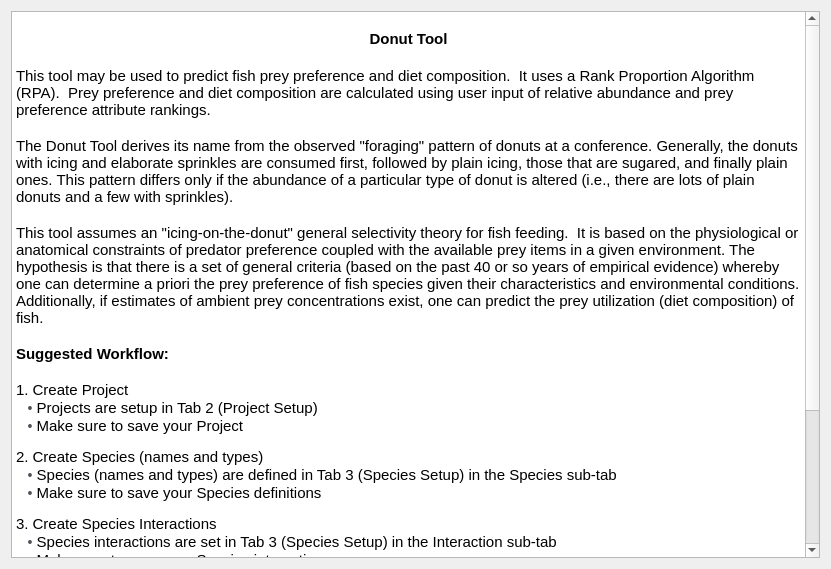
<?xml version="1.0" encoding="UTF-8"?>
<ui version="4.0">
 <class>Form</class>
 <widget class="QWidget" name="Form">
  <property name="geometry">
   <rect>
    <x>0</x>
    <y>0</y>
    <width>831</width>
    <height>569</height>
   </rect>
  </property>
  <property name="sizePolicy">
   <sizepolicy hsizetype="Expanding" vsizetype="Preferred">
    <horstretch>0</horstretch>
    <verstretch>0</verstretch>
   </sizepolicy>
  </property>
  <property name="windowTitle">
   <string>Form</string>
  </property>
  <property name="styleSheet">
   <string notr="true"/>
  </property>
  <layout class="QVBoxLayout" name="verticalLayout">
   <item>
    <widget class="QTextBrowser" name="Setup_Tab1_RequirementsTE">
     <property name="sizePolicy">
      <sizepolicy hsizetype="Expanding" vsizetype="Expanding">
       <horstretch>0</horstretch>
       <verstretch>0</verstretch>
      </sizepolicy>
     </property>
     <property name="toolTip">
      <string>Program setup information.  (Shift-F1 and Click for more details.)</string>
     </property>
     <property name="statusTip">
      <string>Program setup information.  (Shift-F1 and Click for more details.)</string>
     </property>
     <property name="whatsThis">
      <string>&lt;html&gt;&lt;head/&gt;&lt;body&gt;&lt;p align=&quot;center&quot;&gt;&lt;span style=&quot; font-weight:600;&quot;&gt;Donut Tool Setup&lt;/span&gt;&lt;/p&gt;&lt;p&gt;The program is set up by the user entering in both Project data and Species data in the following panels.&lt;/p&gt;&lt;p&gt;A Project File is a file which contains information such as directory and database name for the project.&lt;/p&gt;&lt;p&gt;The Donut Tool saves its data as CSV files on disk. These files are located in the project directory specified by the user. &lt;/p&gt;&lt;/body&gt;&lt;/html&gt;</string>
     </property>
     <property name="styleSheet">
      <string notr="true"/>
     </property>
     <property name="readOnly">
      <bool>true</bool>
     </property>
     <property name="html">
      <string>&lt;!DOCTYPE HTML PUBLIC &quot;-//W3C//DTD HTML 4.0//EN&quot; &quot;http://www.w3.org/TR/REC-html40/strict.dtd&quot;&gt;
&lt;html&gt;&lt;head&gt;&lt;meta name=&quot;qrichtext&quot; content=&quot;1&quot; /&gt;&lt;style type=&quot;text/css&quot;&gt;
p, li { white-space: pre-wrap; }
&lt;/style&gt;&lt;/head&gt;&lt;body style=&quot; font-family:'Noto Sans'; font-size:9pt; font-weight:400; font-style:normal;&quot;&gt;
&lt;p style=&quot;-qt-paragraph-type:empty; margin-top:0px; margin-bottom:0px; margin-left:0px; margin-right:0px; -qt-block-indent:0; text-indent:0px;&quot;&gt;&lt;br /&gt;&lt;/p&gt;
&lt;p align=&quot;center&quot; style=&quot; margin-top:0px; margin-bottom:0px; margin-left:0px; margin-right:0px; -qt-block-indent:0; text-indent:0px;&quot;&gt;&lt;span style=&quot; font-size:11pt; font-weight:600;&quot;&gt;Donut Tool&lt;/span&gt;&lt;/p&gt;
&lt;p align=&quot;center&quot; style=&quot;-qt-paragraph-type:empty; margin-top:0px; margin-bottom:0px; margin-left:0px; margin-right:0px; -qt-block-indent:0; text-indent:0px; font-size:12pt; font-weight:600;&quot;&gt;&lt;br /&gt;&lt;/p&gt;
&lt;p style=&quot; margin-top:0px; margin-bottom:0px; margin-left:0px; margin-right:0px; -qt-block-indent:0; text-indent:0px;&quot;&gt;&lt;span style=&quot; font-size:11pt;&quot;&gt;This tool may be used to predict fish prey preference and diet composition.  It uses a Rank Proportion Algorithm (RPA).  Prey preference and diet composition are calculated using user input of relative abundance and prey preference attribute rankings.&lt;/span&gt;&lt;/p&gt;
&lt;p style=&quot;-qt-paragraph-type:empty; margin-top:0px; margin-bottom:0px; margin-left:0px; margin-right:0px; -qt-block-indent:0; text-indent:0px; font-size:11pt;&quot;&gt;&lt;br /&gt;&lt;/p&gt;
&lt;p style=&quot; margin-top:0px; margin-bottom:0px; margin-left:0px; margin-right:0px; -qt-block-indent:0; text-indent:0px;&quot;&gt;&lt;span style=&quot; font-size:11pt;&quot;&gt;The Donut Tool derives its name from the observed &amp;quot;foraging&amp;quot; pattern of donuts at a conference. Generally, the donuts with icing and elaborate sprinkles are consumed first, followed by plain icing, those that are sugared, and finally plain ones. This pattern differs only if the abundance of a particular type of donut is altered (i.e., there are lots of plain donuts and a few with sprinkles).&lt;/span&gt;&lt;/p&gt;
&lt;p style=&quot;-qt-paragraph-type:empty; margin-top:0px; margin-bottom:0px; margin-left:0px; margin-right:0px; -qt-block-indent:0; text-indent:0px; font-size:11pt;&quot;&gt;&lt;br /&gt;&lt;/p&gt;
&lt;p style=&quot; margin-top:0px; margin-bottom:0px; margin-left:0px; margin-right:0px; -qt-block-indent:0; text-indent:0px;&quot;&gt;&lt;span style=&quot; font-size:11pt;&quot;&gt;This tool assumes an &amp;quot;icing-on-the-donut&amp;quot; general selectivity theory for fish feeding.  It is based on the physiological or anatomical constraints of predator preference coupled with the available prey items in a given environment. The hypothesis is that there is a set of general criteria (based on the past 40 or so years of empirical evidence) whereby one can determine a priori the prey preference of fish species given their characteristics and environmental conditions.  Additionally, if estimates of ambient prey concentrations exist, one can predict the prey utilization (diet composition) of fish.&lt;/span&gt;&lt;/p&gt;
&lt;p style=&quot;-qt-paragraph-type:empty; margin-top:0px; margin-bottom:0px; margin-left:0px; margin-right:0px; -qt-block-indent:0; text-indent:0px; font-size:11pt;&quot;&gt;&lt;br /&gt;&lt;/p&gt;
&lt;p style=&quot; margin-top:0px; margin-bottom:0px; margin-left:0px; margin-right:0px; -qt-block-indent:0; text-indent:0px;&quot;&gt;&lt;span style=&quot; font-size:11pt; font-weight:600;&quot;&gt;Suggested Workflow:&lt;/span&gt;&lt;/p&gt;
&lt;p style=&quot;-qt-paragraph-type:empty; margin-top:0px; margin-bottom:0px; margin-left:0px; margin-right:0px; -qt-block-indent:0; text-indent:0px; font-size:11pt;&quot;&gt;&lt;br /&gt;&lt;/p&gt;
&lt;p style=&quot; margin-top:0px; margin-bottom:0px; margin-left:0px; margin-right:0px; -qt-block-indent:0; text-indent:0px;&quot;&gt;&lt;span style=&quot; font-size:11pt;&quot;&gt;1. Create Project&lt;/span&gt;&lt;/p&gt;
&lt;p style=&quot; margin-top:0px; margin-bottom:0px; margin-left:0px; margin-right:0px; -qt-block-indent:0; text-indent:0px;&quot;&gt;&lt;span style=&quot; font-family:'Roboto,arial,sans-serif'; font-size:14px; color:#4d5156; background-color:#ffffff;&quot;&gt;   •&lt;/span&gt;&lt;span style=&quot; font-size:11pt;&quot;&gt; Projects are setup in Tab 2 (Project Setup)&lt;/span&gt;&lt;/p&gt;
&lt;p style=&quot; margin-top:0px; margin-bottom:0px; margin-left:0px; margin-right:0px; -qt-block-indent:0; text-indent:0px;&quot;&gt;&lt;span style=&quot; font-family:'Roboto,arial,sans-serif'; font-size:14px; color:#4d5156; background-color:#ffffff;&quot;&gt;   •&lt;/span&gt;&lt;span style=&quot; font-size:11pt;&quot;&gt; Make sure to save your Project&lt;br /&gt;&lt;/span&gt;&lt;/p&gt;
&lt;p style=&quot; margin-top:0px; margin-bottom:0px; margin-left:0px; margin-right:0px; -qt-block-indent:0; text-indent:0px;&quot;&gt;&lt;span style=&quot; font-size:11pt;&quot;&gt;2. Create Species (names and types)&lt;/span&gt;&lt;/p&gt;
&lt;p style=&quot; margin-top:0px; margin-bottom:0px; margin-left:0px; margin-right:0px; -qt-block-indent:0; text-indent:0px;&quot;&gt;&lt;span style=&quot; font-family:'Roboto,arial,sans-serif'; font-size:14px; color:#4d5156; background-color:#ffffff;&quot;&gt;   •&lt;/span&gt;&lt;span style=&quot; font-size:11pt;&quot;&gt; Species (names and types) are defined in Tab 3 (Species Setup) in the Species sub-tab&lt;/span&gt;&lt;/p&gt;
&lt;p style=&quot; margin-top:0px; margin-bottom:0px; margin-left:0px; margin-right:0px; -qt-block-indent:0; text-indent:0px;&quot;&gt;&lt;span style=&quot; font-family:'Roboto,arial,sans-serif'; font-size:14px; color:#4d5156; background-color:#ffffff;&quot;&gt;   •&lt;/span&gt;&lt;span style=&quot; font-size:11pt;&quot;&gt; Make sure to save your Species definitions&lt;br /&gt;&lt;/span&gt;&lt;/p&gt;
&lt;p style=&quot; margin-top:0px; margin-bottom:0px; margin-left:0px; margin-right:0px; -qt-block-indent:0; text-indent:0px;&quot;&gt;&lt;span style=&quot; font-size:11pt;&quot;&gt;3. Create Species Interactions&lt;/span&gt;&lt;/p&gt;
&lt;p style=&quot; margin-top:0px; margin-bottom:0px; margin-left:0px; margin-right:0px; -qt-block-indent:0; text-indent:0px;&quot;&gt;&lt;span style=&quot; font-family:'Roboto,arial,sans-serif'; font-size:14px; color:#4d5156; background-color:#ffffff;&quot;&gt;   •&lt;/span&gt;&lt;span style=&quot; font-size:11pt;&quot;&gt; Species interactions are set in Tab 3 (Species Setup) in the Interaction sub-tab&lt;/span&gt;&lt;/p&gt;
&lt;p style=&quot; margin-top:0px; margin-bottom:0px; margin-left:0px; margin-right:0px; -qt-block-indent:0; text-indent:0px;&quot;&gt;&lt;span style=&quot; font-family:'Roboto,arial,sans-serif'; font-size:14px; color:#4d5156; background-color:#ffffff;&quot;&gt;   •&lt;/span&gt;&lt;span style=&quot; font-size:11pt;&quot;&gt; Make sure to save your Species interactions&lt;br /&gt;&lt;/span&gt;&lt;/p&gt;
&lt;p style=&quot; margin-top:0px; margin-bottom:0px; margin-left:0px; margin-right:0px; -qt-block-indent:0; text-indent:0px;&quot;&gt;&lt;span style=&quot; font-size:11pt;&quot;&gt;4. Complete Rank table&lt;/span&gt;&lt;/p&gt;
&lt;p style=&quot; margin-top:0px; margin-bottom:0px; margin-left:0px; margin-right:0px; -qt-block-indent:0; text-indent:0px;&quot;&gt;&lt;span style=&quot; font-family:'Roboto,arial,sans-serif'; font-size:14px; color:#4d5156; background-color:#ffffff;&quot;&gt;   •&lt;/span&gt;&lt;span style=&quot; font-size:11pt;&quot;&gt; Ranks are set in Tab 4 (Run Model)&lt;/span&gt;&lt;/p&gt;
&lt;p style=&quot; margin-top:0px; margin-bottom:0px; margin-left:0px; margin-right:0px; -qt-block-indent:0; text-indent:0px;&quot;&gt;&lt;span style=&quot; font-family:'Roboto,arial,sans-serif'; font-size:14px; color:#4d5156; background-color:#ffffff;&quot;&gt;   •&lt;/span&gt;&lt;span style=&quot; font-size:11pt;&quot;&gt; Additional help is found by clicking the WhatsThis cursor over the column group name&lt;/span&gt;&lt;/p&gt;
&lt;p style=&quot; margin-top:0px; margin-bottom:0px; margin-left:0px; margin-right:0px; -qt-block-indent:0; text-indent:0px;&quot;&gt;&lt;span style=&quot; font-family:'Roboto,arial,sans-serif'; font-size:14px; color:#4d5156; background-color:#ffffff;&quot;&gt;   •&lt;/span&gt;&lt;span style=&quot; font-size:11pt;&quot;&gt; User must fill in the white background cells (i.e., Rel Abund thru Icing)&lt;/span&gt;&lt;/p&gt;
&lt;p style=&quot; margin-top:0px; margin-bottom:0px; margin-left:0px; margin-right:0px; -qt-block-indent:0; text-indent:0px;&quot;&gt;&lt;span style=&quot; font-family:'Roboto,arial,sans-serif'; font-size:14px; color:#4d5156; background-color:#ffffff;&quot;&gt;   •&lt;/span&gt;&lt;span style=&quot; font-size:11pt;&quot;&gt; When data input is complete, hit Save or Run&lt;/span&gt;&lt;/p&gt;
&lt;p style=&quot; margin-top:0px; margin-bottom:0px; margin-left:0px; margin-right:0px; -qt-block-indent:0; text-indent:0px;&quot;&gt;&lt;span style=&quot; font-family:'Roboto,arial,sans-serif'; font-size:14px; color:#4d5156; background-color:#ffffff;&quot;&gt;   •&lt;/span&gt;&lt;span style=&quot; font-size:11pt;&quot;&gt; Be sure to hit Save prior to exiting tool&lt;/span&gt;&lt;/p&gt;
&lt;p style=&quot;-qt-paragraph-type:empty; margin-top:0px; margin-bottom:0px; margin-left:0px; margin-right:0px; -qt-block-indent:0; text-indent:0px; font-size:11pt;&quot;&gt;&lt;br /&gt;&lt;/p&gt;
&lt;p style=&quot;-qt-paragraph-type:empty; margin-top:0px; margin-bottom:0px; margin-left:0px; margin-right:0px; -qt-block-indent:0; text-indent:0px;&quot;&gt;&lt;br /&gt;&lt;/p&gt;
&lt;p style=&quot;-qt-paragraph-type:empty; margin-top:0px; margin-bottom:0px; margin-left:0px; margin-right:0px; -qt-block-indent:0; text-indent:0px; font-size:11pt;&quot;&gt;&lt;br /&gt;&lt;/p&gt;&lt;/body&gt;&lt;/html&gt;</string>
     </property>
     <property name="openExternalLinks">
      <bool>true</bool>
     </property>
    </widget>
   </item>
  </layout>
 </widget>
 <resources/>
 <connections/>
</ui>
